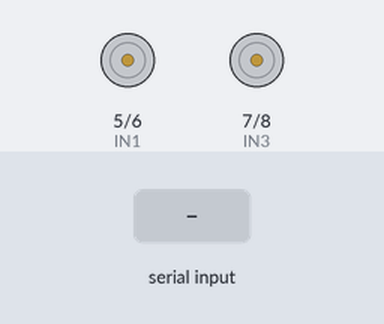
Simulated run of this sketch. Board: Arduino Uno, built with avr-gcc and run on an emulated ATmega328P. Shown: motor-driver pin pairs drawn as motors (green arrow = first pin HIGH = forward, orange = second pin HIGH = backward, longer = more drive, scaled by the enable pin). Inputs (shaded band) come from the test bench.

Above: at 1.2 s.
1.3 s: "90,45\n" received over the second serial link
2.8 s: "30,150\n" received over the second serial link
4.3 s: "200\n" received over the second serial link
5.8 s: "F90\n" received over the second serial link
7.3 s: "5\n" received over the second serial link
At 8.5 s:
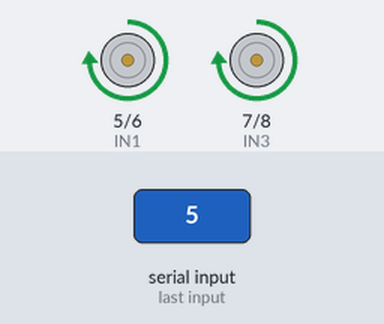
8.8 s: "90\n" received over the second serial link
At 9.6 s:
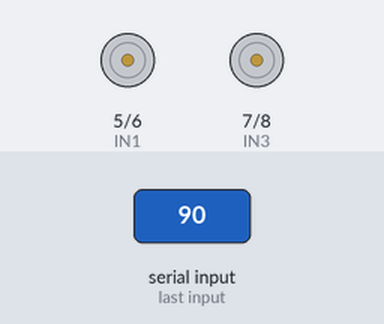
Timing chart, 0 to 11.3 s (numbered marks = the images above; inputs shaded):
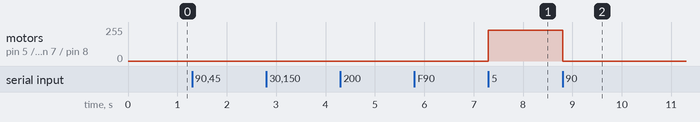

Measured:
- after the input at 7.3 s, motor on pin 5 (IN1) / pin 6 (IN2), motor on pin 7 (IN3) / pin 8 (IN4): stopped → forward 229/255 at once
- after the input at 8.8 s, motor on pin 5 (IN1) / pin 6 (IN2), motor on pin 7 (IN3) / pin 8 (IN4): forward 229/255 → stopped at once

The sketch:

pji_bluetooth.ino
```cpp
#include <SoftwareSerial.h>

SoftwareSerial bluetooth(0, 1); // RX, TX Arduino
char bl = ' ';

// Ponte H
int IN1 = 5;
int IN2 = 6;
int IN3 = 7;
int IN4 = 8;
int ENA = 9;
int ENB = 10;

int vel = 100;

void setup()
{
  // Inicializa a comunicação com o módulo bluetooth
  Serial.begin(9600);
  bluetooth.begin(9600);

  pinMode(IN1, OUTPUT);
  pinMode(IN2, OUTPUT);
  pinMode(IN3, OUTPUT);
  pinMode(IN4, OUTPUT);
  pinMode(ENA, OUTPUT);
  pinMode(ENA, OUTPUT);
  analogWrite(ENA, vel);
  analogWrite(ENB, vel);
}

void loop() {

  // Lê os dados do bluetooth
  if (bluetooth.available() > 0) { // Se existem dados para leitura
    bl = bluetooth.read(); //Variável para armazenar o dado atual
    //Serial.print(bl); //Printa o comando
    //Serial.print('\n'); //Printa o comando
  }

  if (isDigit(bl) == true || bl == 'q') {

    if (bl == 'q') {
      vel = 10;
    }
    else
    {
    vel = bl - '0';
    }
    defineSpeed(vel);
  }
  else if (bl == 'F') {
    forward();
  }

  else if (bl == 'B') {
    backward();
  }

  else if (bl == 'L') {
    left();
  }

  else if (bl == 'R') {
    right();
  }

  else if (bl == 'S') {
    Stop();
  }
}

void forward()
{
  digitalWrite(IN1, HIGH);
  digitalWrite(IN2, LOW);
  digitalWrite(IN3, HIGH);
  digitalWrite(IN4, LOW);
}

void backward()
{
  digitalWrite(IN1, LOW);
  digitalWrite(IN2, HIGH);
  digitalWrite(IN3, LOW);
  digitalWrite(IN4, HIGH);
}

void left()
{
  digitalWrite(IN1, HIGH);
  digitalWrite(IN2, LOW);
  digitalWrite(IN3, LOW);
  digitalWrite(IN4, LOW);
}

void right()
{
  digitalWrite(IN1, LOW);
  digitalWrite(IN2, LOW);
  digitalWrite(IN3, HIGH);
  digitalWrite(IN4, LOW);
}

void Stop()
{
  digitalWrite(IN1, LOW);
  digitalWrite(IN2, LOW);
  digitalWrite(IN3, LOW);
  digitalWrite(IN4, LOW);
}

void defineSpeed(int vel)
{
  vel = map(vel, 0, 10, 0, 255);
  analogWrite(ENA, vel);
  analogWrite(ENB, vel);
}
```
